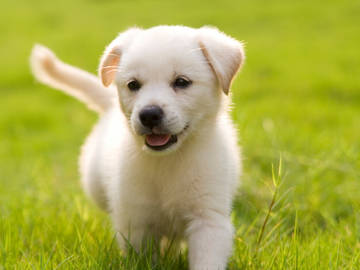
#> input picture images/puppy.jpg, 360 x 270 px
$ python 05_flipping.py
#> lines starting #> are read from the running program, lines starting #| are printed output that depends on the picture
import cv2
image = cv2.imread("../images/puppy.jpg")
#> image is the input picture: shape (270, 360, 3); mean B, G, R 75.2, 171.8, 169.9

# flip vertically
v_flip = cv2.flip(image, 0)
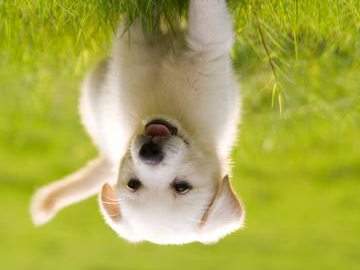
#> v_flip: shape (270, 360, 3); mean B, G, R 75.2, 171.8, 169.9

# flip horizontally
h_flip = cv2.flip(image, 1)
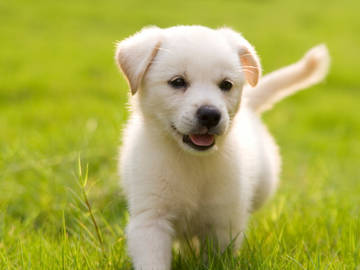
#> h_flip: shape (270, 360, 3); mean B, G, R 75.2, 171.8, 169.9

# flip in both directions
flip = cv2.flip(image, -1)
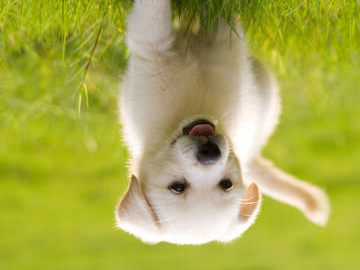
#> flip: shape (270, 360, 3); mean B, G, R 75.2, 171.8, 169.9

# if you're running on the online VM, run this:
cv2.imwrite("puppy_flipped_v.jpg", v_flip)
cv2.imwrite("puppy_flipped_h.jpg", h_flip)
cv2.imwrite("puppy_flipped.jpg", flip)

# [6 lines of commented-out code are left out]
